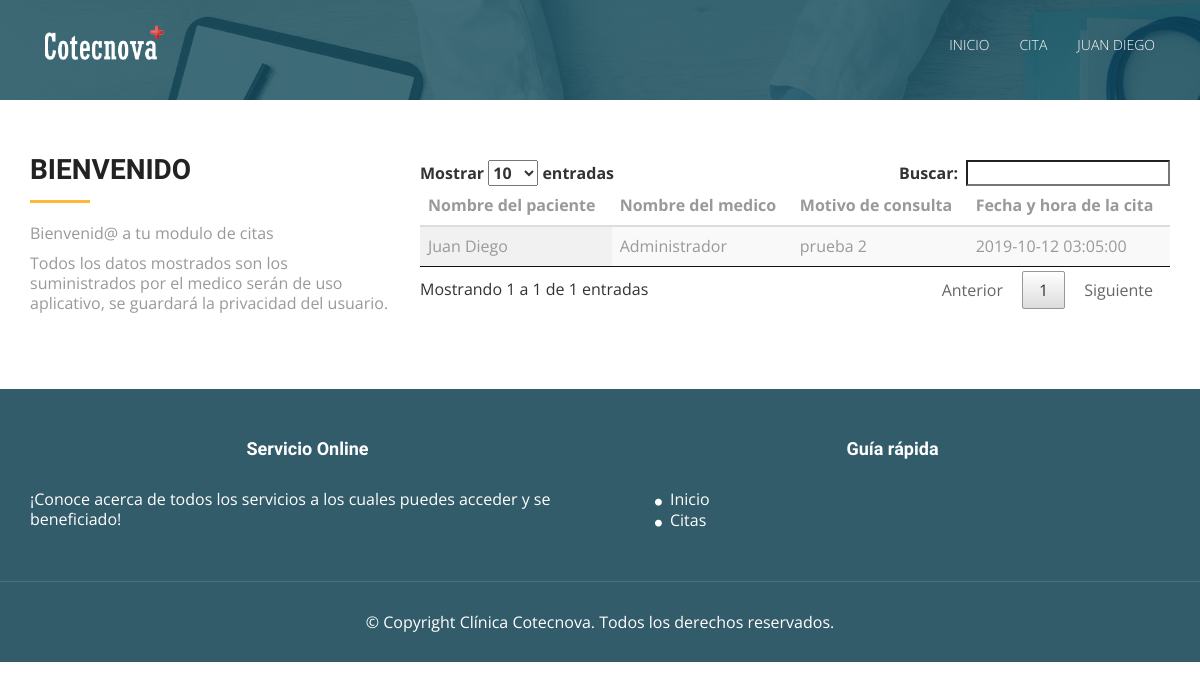
/historial_cita.php (signed in), run on an earlier commit of the app's database.
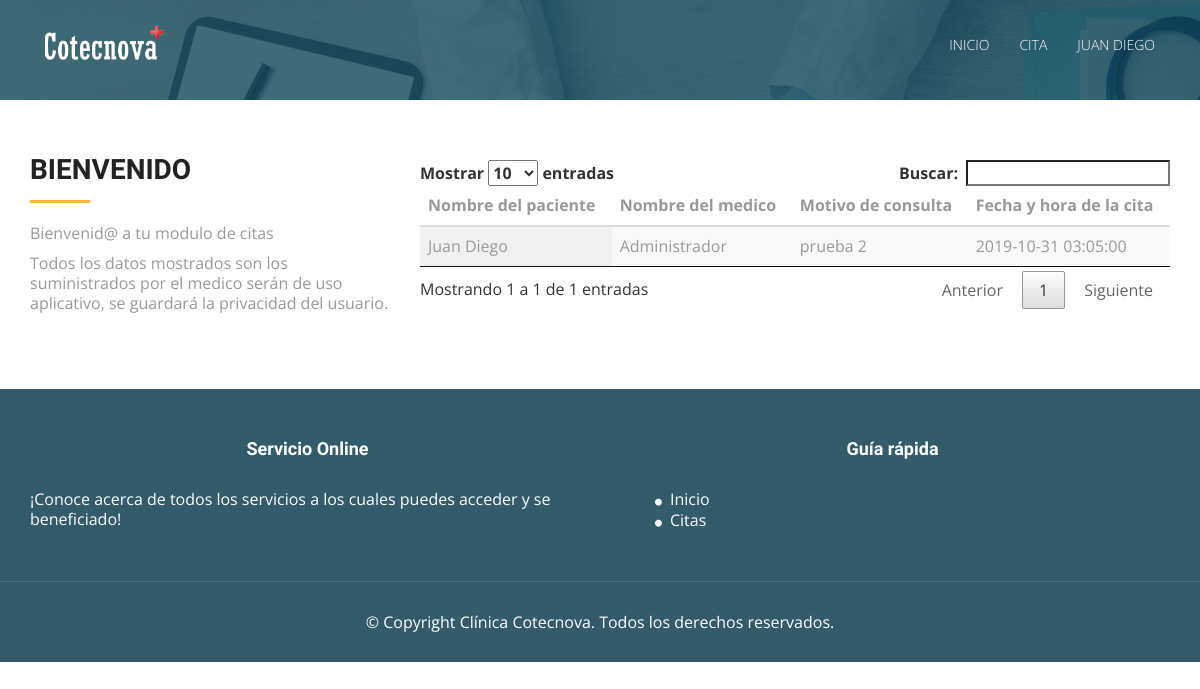
And on a later commit of the database.
### tables this page shows
CREATE TABLE `citas` (
  `id_cita` int(11) NOT NULL COMMENT 'clave primaria de la tabla cita',
  `fecha_hora` datetime NOT NULL COMMENT 'fecha de la cita (año-mes-dia)',
  `motivo_consulta` varchar(500) NOT NULL COMMENT 'motivo por el cual se pide la cita',
  `usuario_id` int(11) NOT NULL,
  `medico_id` int(11) NOT NULL,
  `estado` int(11) NOT NULL
);

CREATE TABLE `usuarios` (
  `id_usuario` int(11) NOT NULL COMMENT 'Clave primaria de la tabla usuario',
  `numero_documento` varchar(30) NOT NULL COMMENT 'Numero de identificacion del documento de la persona',
  `nombre_completo` varchar(100) NOT NULL COMMENT 'nombre completo de la persona',
  `apellidos` varchar(100) NOT NULL COMMENT 'apellidos de la persona',
  `contrasena` varchar(150) NOT NULL COMMENT 'contraseña encriptadda por md5',
  `tipo_documento_id` int(11) NOT NULL,
  `estado_civil_id` int(11) NOT NULL,
  `departamento_id` int(11) NOT NULL,
  `ciudad_id` int(11) NOT NULL,
  `tipo_Usuario_id` int(11) NOT NULL,
  `estado` int(11) NOT NULL COMMENT 'estado para ver si esta eliminado el usuario. 1. activo 2.inactivo'
);

CREATE TABLE `medicos` (
  `id_medico` int(11) NOT NULL COMMENT 'Clave primaria de la tabla medico',
  `numero_documento` varchar(30) NOT NULL COMMENT 'Numero de identificacion del documento de la persona',
  `nombre_completo` varchar(100) NOT NULL COMMENT 'nombre completo de la persona',
  `apellidos` varchar(100) NOT NULL COMMENT 'apellidos de la persona',
  `contrasena` varchar(150) NOT NULL COMMENT 'contraseña encriptadda por md5',
  `tipo_documento_id` int(11) NOT NULL,
  `estado_civil_id` int(11) NOT NULL,
  `tipos_medicos_id` int(11) NOT NULL,
  `tipo_Usuario_id` int(11) NOT NULL,
  `estado` int(11) NOT NULL COMMENT 'estado para ver si esta eliminado el usuario. 1. activo 2.inactivo'
);

### Modelo/MySQL.php (called while the page is built, shortened)
<?php
class MySQL{
    private $hostname  = "127.0.0.1";
    private $user = "root";
    private $password = "";
    private $database = "clinica_cotecnova";
    private $conexion;
    public function conectar(){
        $this->conexion = mysqli_connect($this->hostname, $this->user, $this->password, $this->database);
    }
    public function efectuarConsulta($consulta){
        mysqli_query($this->conexion, "SET lc_time_names = 'es_ES'" );
        mysqli_query($this->conexion, "SET NAMES 'utf8'");
        mysqli_query($this->conexion, "SET CHARACTER 'utf8'");
       $this->resultadoConsulta = mysqli_query($this->conexion, $consulta);
        return $this->resultadoConsulta;
    }
}

### historial_cita.php (the view, shortened to what the changed rows need)
<!DOCTYPE html>
<html lang="en">
<head>
  <link rel="stylesheet" type="text/css" href="css/font-awesome.min.css">
  <link rel="stylesheet" type="text/css" href="css/bootstrap.min.css">
  <link rel="stylesheet" type="text/css" href="css/style.css">
  <link rel="stylesheet" type="text/css" href="css/style2.css">
  <link rel="stylesheet" type="text/css" href="css/jquery.dataTables.min.css">
</head>
<body id="myPage" data-spy="scroll" data-target=".navbar" data-offset="60">
  <div id="container">
  <?php
    if(isset($_SESSION['tipousuario'])){
        include("header_index.php");
  ?>
  <?php
    if(isset($_SESSION['tipousuario'])){
        require_once 'Modelo/MySQL.php';
        $mysql = new MySQL;
        $mysql->conectar();
        if(isset($_SESSION['idMedico'])){
            $idMedico = $_SESSION['idMedico'];
            $citasMedico = $mysql->efectuarConsulta("SELECT DATEDIFF(clinica_cotecnova.citas.fecha_hora, DATE_FORMAT(NOW(),'%Y-%m-%d')) as diferencia_dias, clinica_cotecnova.usuarios.nombre_completo as paciente, clinica_cotecnova.medicos.nombre_completo as medico, clinica_cotecnova.citas.motivo_consulta, clinica_cotecnova.citas.fecha_hora from citas join usuarios  on clinica_cotecnova.citas.usuario_id = clinica_cotecnova.usuarios.id_usuario join medicos on clinica_cotecnova.citas.medico_id = clinica_cotecnova.medicos.id_medico where clinica_cotecnova.citas.medico_id = ".$idMedico."");
        }
        else if($_SESSION['idUsuario']){
            $idUsuario = $_SESSION['idUsuario'];
            $citasUsuario = $mysql->efectuarConsulta("SELECT DATEDIFF(clinica_cotecnova.citas.fecha_hora, DATE_FORMAT(NOW(),'%Y-%m-%d')) as diferencia_dias, clinica_cotecnova.usuarios.nombre_completo as paciente, clinica_cotecnova.medicos.nombre_completo as medico, clinica_cotecnova.citas.motivo_consulta, clinica_cotecnova.citas.fecha_hora from citas join usuarios  on clinica_cotecnova.citas.usuario_id = clinica_cotecnova.usuarios.id_usuario join medicos on clinica_cotecnova.citas.medico_id = clinica_cotecnova.medicos.id_medico where clinica_cotecnova.citas.usuario_id = ".$idUsuario."");
    }
        if($_SESSION['tipousuario'] == 1){
            ?>
                <section id="service" class="section-padding">
                  <div class="container">
                    <div class="row">
                      <div class="col-md-4 col-sm-4">
                        <h2 class="ser-title">Bienvenido</h2>
                        <hr class="botm-line">
                        <p>Bienvenid@ al ver citas</p>
                        <p>Todos los datos mostrados son los suministrados por el medico ser&aacute;n de uso aplicativo, se guardar&aacute; la privacidad del usuario.</p>
                      </div>
                      <div class="col-md-8 col-sm-8">
                        <div class="card">
                          <div class="card-body">
                            <form class="form-horizontal form-material">
                            <table id="ver_cita" class="table table-hover display">
                                <thead>
                                  <tr>
                                    <th scope="col">Nombre del paciente</th>
                                    <th scope="col">Nombre del medico</th>
                                    <th scope="col">Motivo de consulta</th>
                                    <th scope="col">Fecha y hora de la cita</th>
                                  </tr>
                                </thead>
                                <tbody>
                                <?php
                                if(!empty($citasMedico))
                                {
                                    while ($resultado= mysqli_fetch_assoc($citasMedico))
                                    {
                                        if($resultado['diferencia_dias'] == 1)
                                        {
                                ?>
                                    <tr style="color: red;">
                                        <td scope="row" ><?php echo $resultado['paciente'] ?></td>
                                        <td><?php echo $resultado['medico'] ?></td>
                                        <td><?php echo $resultado['motivo_consulta'] ?></td>
                                        <td><?php echo $resultado['fecha_hora'] ?></td>
                                    </tr>
                                <?php
                                        }else{
                                ?>
                                    <tr>
                                        <td scope="row" ><?php echo $resultado['paciente'] ?></td>
                                        <td><?php echo $resultado['medico'] ?></td>
                                        <td><?php echo $resultado['motivo_consulta'] ?></td>
                                        <td><?php echo $resultado['fecha_hora'] ?></td>
                                    </tr>
                                <?php
                                      }
                                    }
                                }
                                ?>
                                 </tbody>
                              </table>
                            </form>
                          </div>
                        </div>
                      </div>
                    </div>
                  </div>
                </section>
            <?php
        }else if($_SESSION['tipousuario'] == 2){
            ?>
                <section id="service" class="section-padding">
                  <div class="container">
                    <div class="row">
                      <div class="col-md-4 col-sm-4">
                        <h2 class="ser-title">Bienvenido</h2>
                      </div>
                      <div class="col-md-8 col-sm-8">
                        <div class="card">
                          <div class="card-body">
                            <form class="form-horizontal form-material">
                            <table id="ver_cita" class="table table-hover display">
                                <thead>
                                  <tr>
                                    <th scope="col">Nombre del paciente</th>
                                    <th scope="col">Nombre del medico</th>
                                    <th scope="col">Motivo de consulta</th>
                                    <th scope="col">Fecha y hora de la cita</th>
                                  </tr>
                                </thead>
                                <tbody>
                                <?php
                                if(!empty($citasUsuario))
                                {
                                    while ($resultado= mysqli_fetch_assoc($citasUsuario)){
                                        if($resultado['diferencia_dias'] == 1)
                                        {
                                ?>
                                    <tr style="color: red;">
                                        <td scope="row"><?php echo $resultado['paciente'] ?></td>
                                        <td><?php echo $resultado['medico'] ?></td>
                                        <td><?php echo $resultado['motivo_consulta'] ?></td>
                                        <td><?php echo $resultado['fecha_hora'] ?></td>
                                    </tr>
                                <?php
                                     }
                                  else{
                                ?>
                                    <tr>
                                        <td><?php echo $resultado['paciente'] ?></td>
                                        <td><?php echo $resultado['medico'] ?></td>
                                        <td><?php echo $resultado['motivo_consulta'] ?></td>
                                        <td><?php echo $resultado['fecha_hora'] ?></td>
                                    </tr>
                                <?php
                                      }
                                    }
                                }
                                ?>
                                </tbody>
                              </table>
                            </form>
                          </div>
                        </div>
                      </div>
                    </div>
                  </div>
                </section>
            <?php
        }
    }
    ?>
  <?php
  include("footer.php");
  ?>
  <?php
    }else{
        header( "refresh:0;url=login.php" );
    }
    ?>
</body>
</html>

What changed in the data, as far as the page shows it:
changed citas "prueba 2": fecha_hora "2019-10-12 03:05:00" → "2019-10-31 03:05:00"
